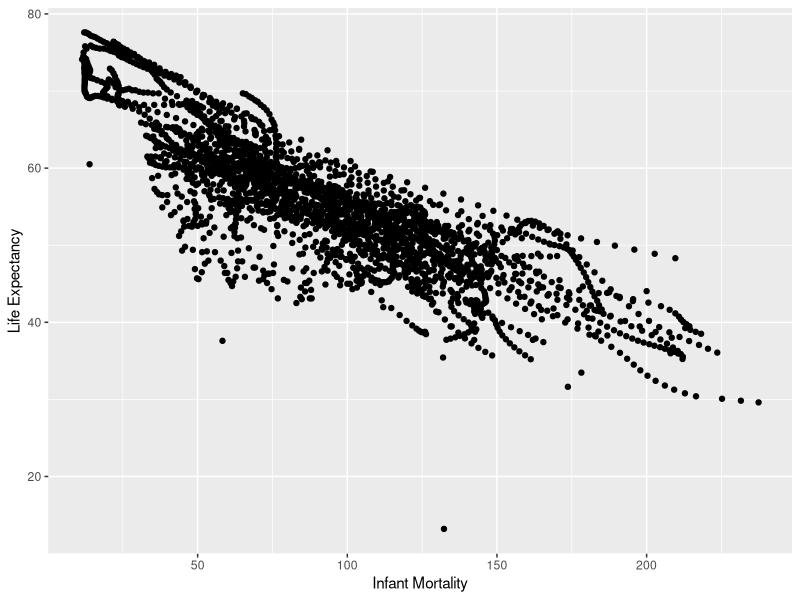
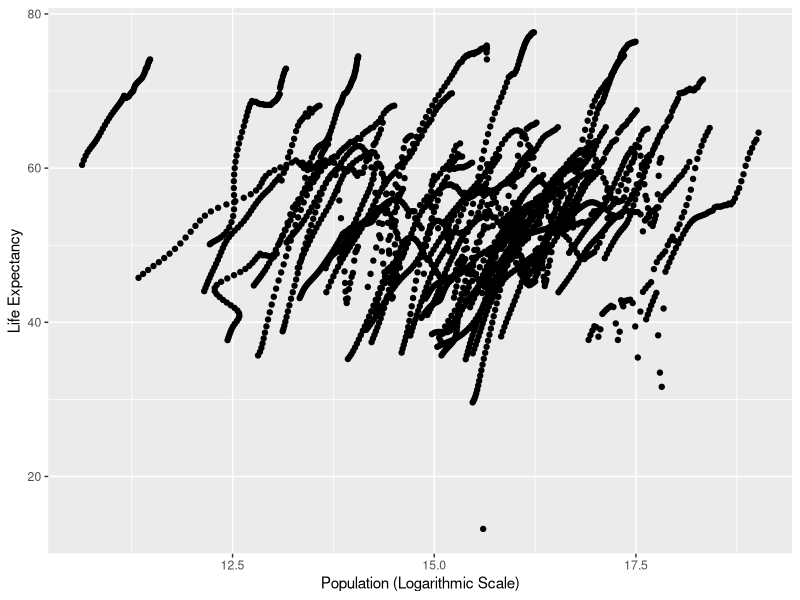
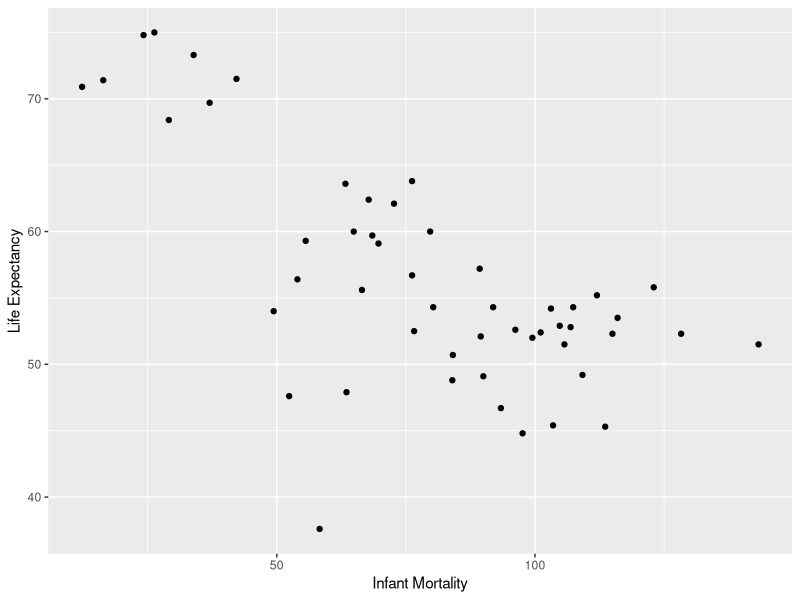
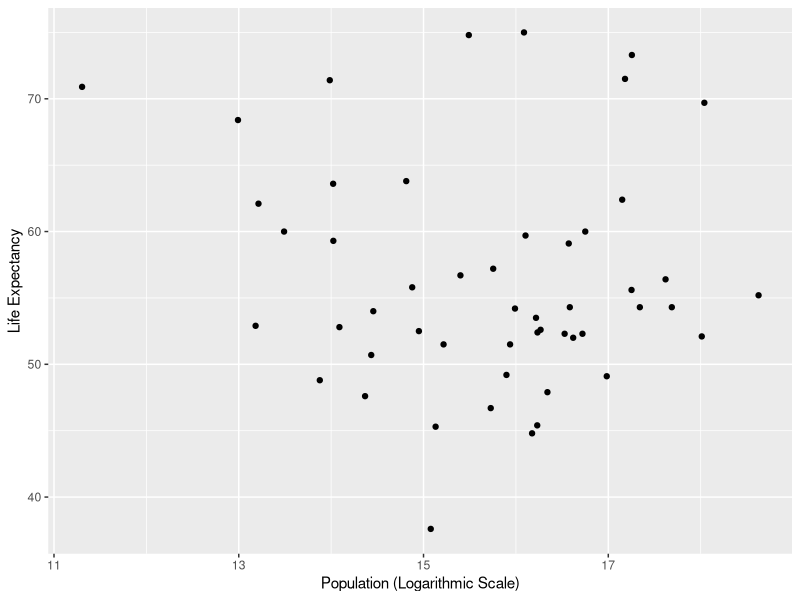
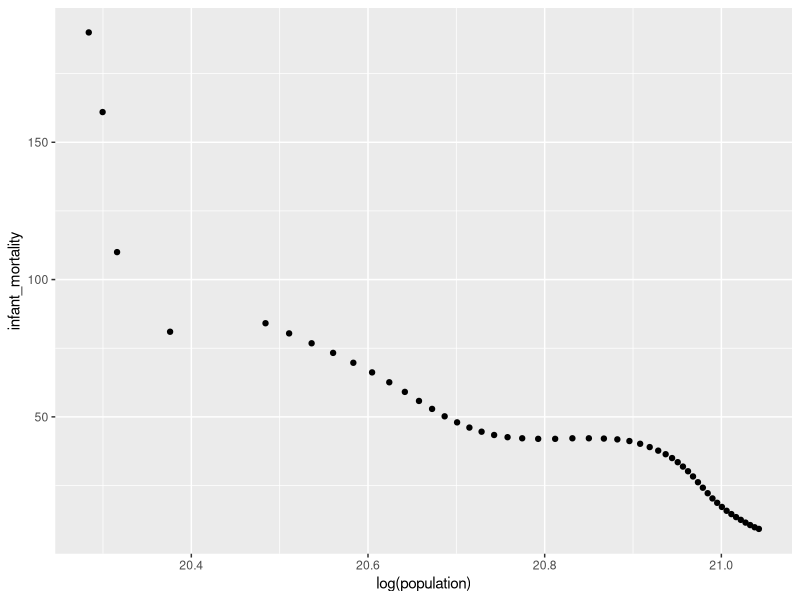
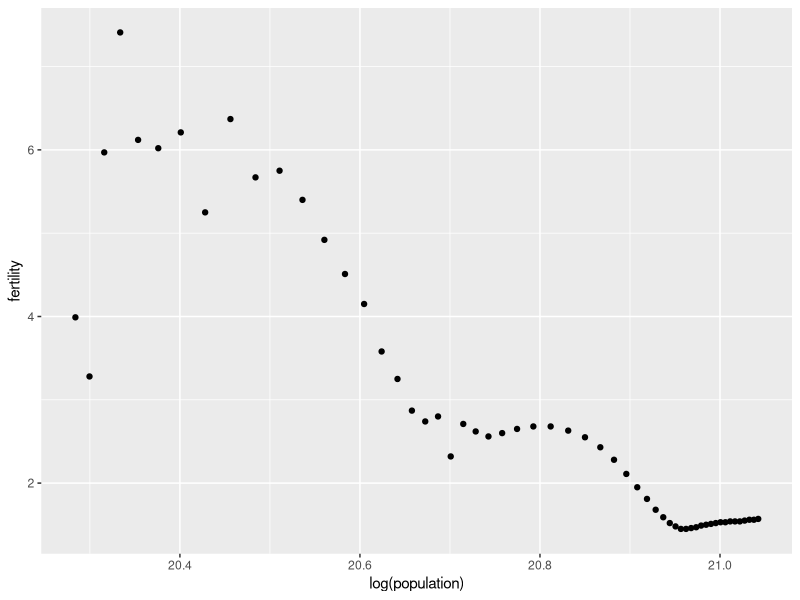
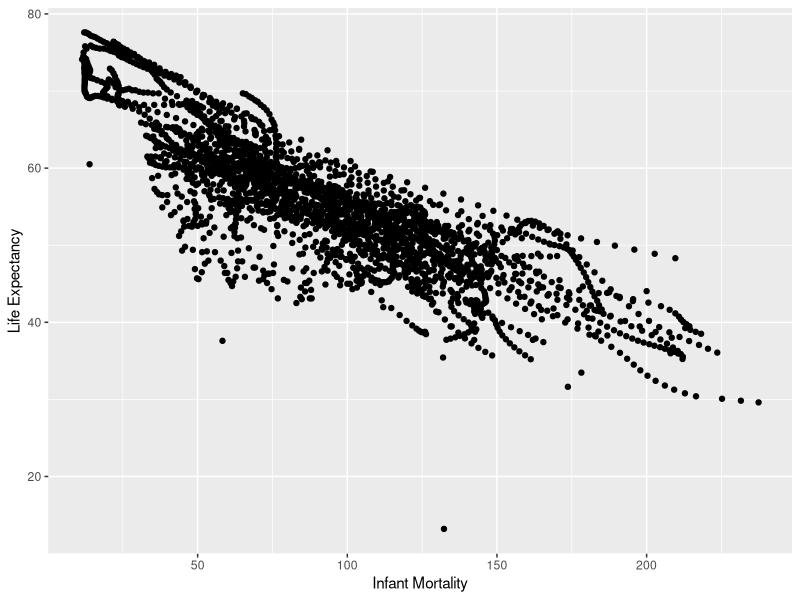
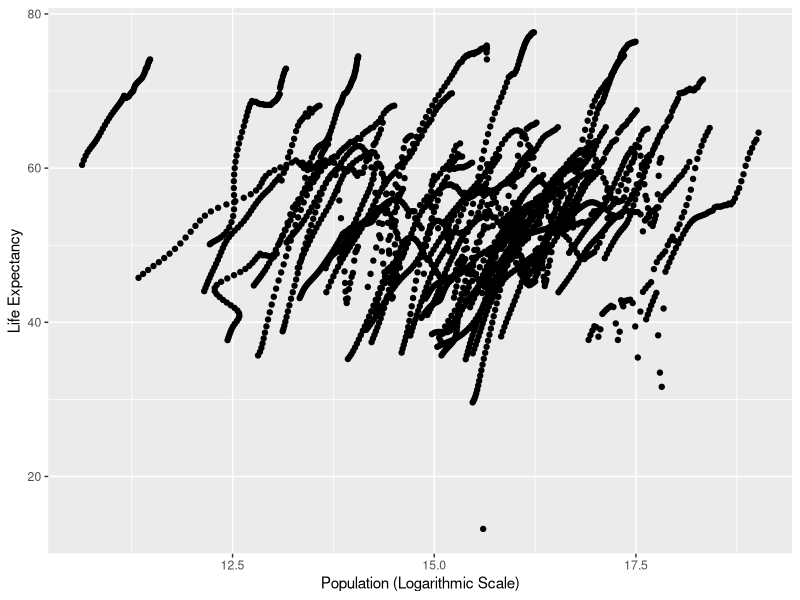

These charts were generated, in order, by the following R code:
## ---- chunk 1
#Loads the "dslabs" and "tidyverse" packages
library(dslabs)
library(tidyverse)

#Pulls up the help page for the gapminder data
help(gapminder)
#Pulls up the structure for the gapminder data
str(gapminder)
#Summary of the gapminder data
summary(gapminder)
#Determines the type of object that gapminder is
class(gapminder)

## ---- chunk 2
#using the gapminder data to create a new object that contains only the African countries
africadata <- subset(gapminder, continent == "Africa")

#Creating a new object with africadata that only contains infant_mortality and life_expectancy
africaIMLE <- select(africadata, infant_mortality, life_expectancy)

#Creating a new object with africadata that only contains population and life_expectancy
africaPLE <- select(africadata, population, life_expectancy)

## ---- chunk 3
#Plotting life expectancy as a function of infant mortality using the africaIMLE dataframe
ggplot(africaIMLE, aes(x = infant_mortality, y = life_expectancy)) +
      geom_point() +
      xlab("Infant Mortality") +
      ylab("Life Expectancy")
#A negative correlation shows between the two



#Plotting life expectancy as a function of population on a log scale using the africaPLE dataframe
ggplot(africaPLE, aes(x = log(population), y = life_expectancy)) +
      geom_point() +
      xlab("Population (Logarithmic Scale)") +
      ylab("Life Expectancy")
#Streaks of positively-correlated data appear on this graph

## ---- chunk 4
#Code to figure out which years have missing data for infant mortality in the africadata dataset
africaYIM <- select(africadata, year, infant_mortality)
#This creates a new data frame that only contains the year data and infant mortality data

is.IMna <- africaYIM[rowSums(is.na(africaYIM)) > 0, ]
#This creates a new data frame that only contains the year data with NA values for infant mortality


years_with_NA <- unique(is.IMna)
#This creates a new data frame that contains the years that have NA infant mortality data

years_with_NA
## ---- chunk 5
africa2000 <- filter(africadata, year == "2000")
str(africa2000)
## ---- chunk 6
#This graphs life expectancy as a function of infant mortality for the year 2000 in Africa.
ggplot(africa2000, aes(x = infant_mortality, y = life_expectancy)) +
      geom_point() +
      xlab("Infant Mortality") +
      ylab("Life Expectancy")
#There is a negative correlation between the two.

#This graphs life expectancy as a function of population for the year 2000 in Africa.
ggplot(africa2000, aes(x = log(population), y = life_expectancy)) +
      geom_point() +
      xlab("Population (Logarithmic Scale)") +
      ylab("Life Expectancy")
#There is no noticable correlation.

## ---- chunk 7
#Fitting a linear model to the 2000 Africa data, with life expectancy as the outcome and infant mortality as the predictor

fit1 <- lm(life_expectancy ~ infant_mortality, data = africa2000)
summary(fit1)
## ---- chunk 8
#Adding a linear model to the 2000 Africa data, with life expectancy as the outcome and population as the predictor

fit2 <- lm(life_expectancy ~ population, data = africa2000)
summary(fit2)
## ---- chunk 9
library(broom)
## ---- chunk 10
chinadata <- subset(gapminder, country == "China")
## ---- chunk 11
chinaIMP <- chinadata[c("infant_mortality","population")]
chinaFP <- chinadata[c("fertility","population")]

summary(chinaFP)
summary(chinaIMP)

## ---- chunk 12
ggplot(chinaIMP, aes(x = log(population), y = infant_mortality)) + geom_point()
## ---- chunk 13
ggplot(chinaFP, aes(x = log(population), y = fertility)) + geom_point()
## ---- chunk 14
fit3 <- lm(formula = population ~ infant_mortality, data = chinaIMP)

summary(fit3)
## ---- chunk 15
fit4 <- lm(formula = population ~ fertility, data = chinaFP)

summary(fit4)

## ---- chunk 16
tidy(fit3)
tidy(fit3)
## ---- chunk 17
#Loads the "dslabs" and "tidyverse" packages
library(dslabs)
library(tidyverse)

#Pulls up the help page for the gapminder data
help(gapminder)
#Pulls up the structure for the gapminder data
str(gapminder)
#Summary of the gapminder data
summary(gapminder)
#Determines the type of object that gapminder is
class(gapminder)

## ---- chunk 18
#using the gapminder data to create a new object that contains only the African countries
africadata <- subset(gapminder, continent == "Africa")

#Creating a new object with africadata that only contains infant_mortality and life_expectancy
africaIMLE <- select(africadata, infant_mortality, life_expectancy)

#Creating a new object with africadata that only contains population and life_expectancy
africaPLE <- select(africadata, population, life_expectancy)

## ---- chunk 19
#Plotting life expectancy as a function of infant mortality using the africaIMLE dataframe
ggplot(africaIMLE, aes(x = infant_mortality, y = life_expectancy)) +
      geom_point() +
      xlab("Infant Mortality") +
      ylab("Life Expectancy")
#A negative correlation shows between the two



#Plotting life expectancy as a function of population on a log scale using the africaPLE dataframe
ggplot(africaPLE, aes(x = log(population), y = life_expectancy)) +
      geom_point() +
      xlab("Population (Logarithmic Scale)") +
      ylab("Life Expectancy")
#Streaks of positively-correlated data appear on this graph

## ---- chunk 20
#Code to figure out which years have missing data for infant mortality in the africadata dataset
africaYIM <- select(africadata, year, infant_mortality)
#This creates a new data frame that only contains the year data and infant mortality data

is.IMna <- africaYIM[rowSums(is.na(africaYIM)) > 0, ]
#This creates a new data frame that only contains the year data with NA values for infant mortality


years_with_NA <- unique(is.IMna)
#This creates a new data frame that contains the years that have NA infant mortality data

years_with_NA
## ---- chunk 21
africa2000 <- filter(africadata, year == "2000")
str(africa2000)
## ---- chunk 22
#This graphs life expectancy as a function of infant mortality for the year 2000 in Africa.
ggplot(africa2000, aes(x = infant_mortality, y = life_expectancy)) +
      geom_point() +
      xlab("Infant Mortality") +
      ylab("Life Expectancy")
#There is a negative correlation between the two.

#This graphs life expectancy as a function of population for the year 2000 in Africa.
ggplot(africa2000, aes(x = log(population), y = life_expectancy)) +
      geom_point() +
      xlab("Population (Logarithmic Scale)") +
      ylab("Life Expectancy")
#There is no noticable correlation.

## ---- chunk 23
#Fitting a linear model to the 2000 Africa data, with life expectancy as the outcome and infant mortality as the predictor

fit1 <- lm(life_expectancy ~ infant_mortality, data = africa2000)
summary(fit1)
## ---- chunk 24
#Adding a linear model to the 2000 Africa data, with life expectancy as the outcome and population as the predictor

fit2 <- lm(life_expectancy ~ population, data = africa2000)
summary(fit2)
